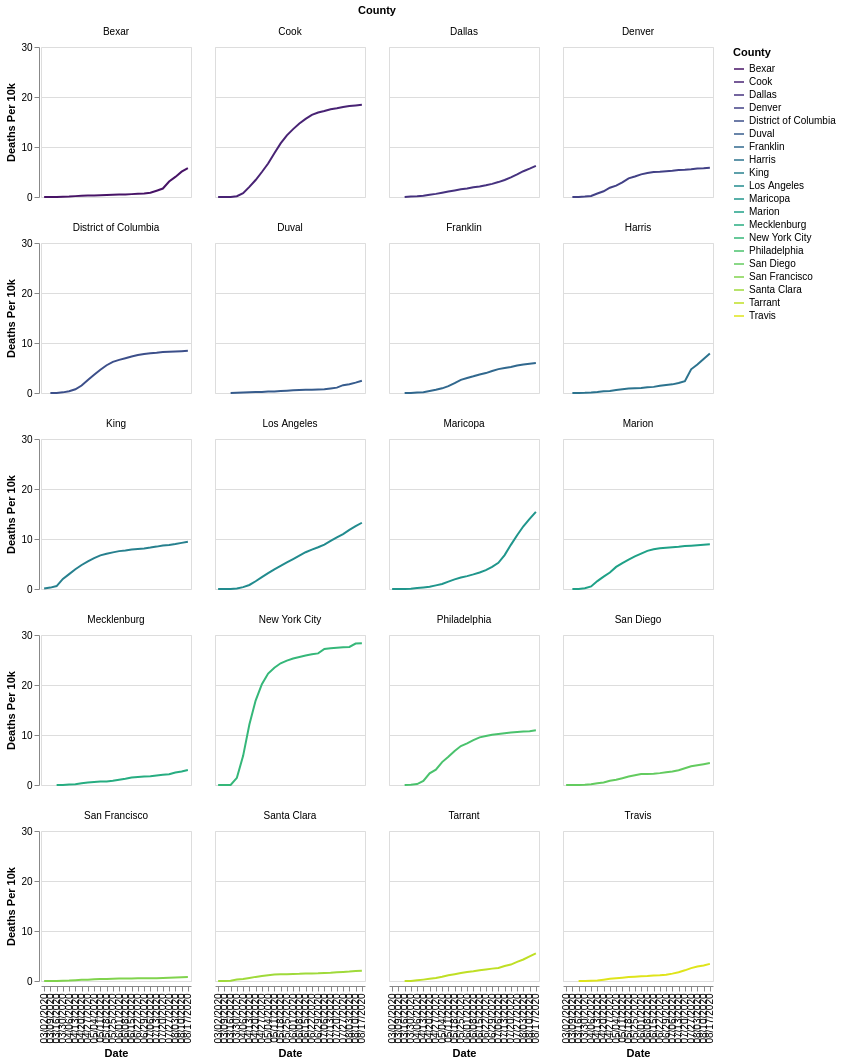

Write a Vega-Lite specification for this figure.
### Vega-Lite specification from a JSON file in a GitHub repository (floating-point values rounded to 4 significant figures; data arrays with more than 128 entries replaced by an {"elided": "..."} marker saying what was removed)
{"config": {"view": {"continuousWidth": 400, "continuousHeight": 300}}, "data": {"name": "data-7d0b6d9a22e33a2846f56a9768e3ef13"}, "facet": {"type": "nominal", "field": "County"}, "spec": {"mark": "line", "encoding": {"color": {"type": "nominal", "field": "County", "scale": {"scheme": "viridis"}}, "x": {"type": "ordinal", "field": "Date"}, "y": {"type": "quantitative", "field": "Deaths Per 10k"}}, "height": 150, "width": 150}, "columns": 4, "$schema": "https://vega.github.io/schema/vega-lite/v4.8.1.json", "datasets": {"data-7d0b6d9a22e33a2846f56a9768e3ef13": {"elided": "462 records"}}}
